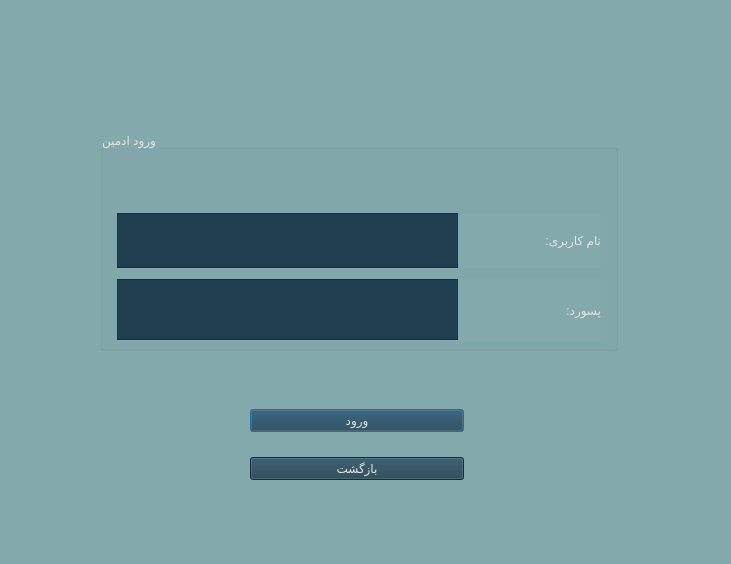
<?xml version="1.0" encoding="UTF-8"?>
<ui version="4.0">
 <class>Loginadmin</class>
 <widget class="QDialog" name="Loginadmin">
  <property name="geometry">
   <rect>
    <x>0</x>
    <y>0</y>
    <width>731</width>
    <height>564</height>
   </rect>
  </property>
  <property name="windowTitle">
   <string>Dialog</string>
  </property>
  <property name="styleSheet">
   <string notr="true">background-color: rgb(132, 169, 172);</string>
  </property>
  <widget class="QGroupBox" name="groupBox">
   <property name="geometry">
    <rect>
     <x>100</x>
     <y>130</y>
     <width>518</width>
     <height>221</height>
    </rect>
   </property>
   <property name="styleSheet">
    <string notr="true">color: rgb(228, 227, 227);
font: 14pt &quot;Lalezar&quot;;</string>
   </property>
   <property name="title">
    <string>ورود ادمین</string>
   </property>
   <widget class="QLabel" name="label">
    <property name="geometry">
     <rect>
      <x>340</x>
      <y>83</y>
      <width>161</width>
      <height>55</height>
     </rect>
    </property>
    <property name="styleSheet">
     <string notr="true">
font: 14pt &quot;Lalezar&quot;;</string>
    </property>
    <property name="text">
     <string>نام کاربری:</string>
    </property>
   </widget>
   <widget class="QTextEdit" name="textEdit">
    <property name="geometry">
     <rect>
      <x>17</x>
      <y>83</y>
      <width>341</width>
      <height>55</height>
     </rect>
    </property>
    <property name="styleSheet">
     <string notr="true">background-color: rgb(32, 64, 81);
color: rgb(228, 227, 227);
font: 12pt &quot;Lalezar&quot;;</string>
    </property>
   </widget>
   <widget class="QLabel" name="label_2">
    <property name="geometry">
     <rect>
      <x>337</x>
      <y>149</y>
      <width>164</width>
      <height>63</height>
     </rect>
    </property>
    <property name="styleSheet">
     <string notr="true">
font: 14pt &quot;Lalezar&quot;;</string>
    </property>
    <property name="text">
     <string>پسورد:</string>
    </property>
   </widget>
   <widget class="QTextEdit" name="textEdit_2">
    <property name="geometry">
     <rect>
      <x>17</x>
      <y>149</y>
      <width>341</width>
      <height>61</height>
     </rect>
    </property>
    <property name="styleSheet">
     <string notr="true">background-color: rgb(32, 64, 81);
color: rgb(228, 227, 227);
font: 12pt &quot;Lalezar&quot;;</string>
    </property>
   </widget>
  </widget>
  <widget class="QLabel" name="label_3">
   <property name="geometry">
    <rect>
     <x>370</x>
     <y>40</y>
     <width>148</width>
     <height>45</height>
    </rect>
   </property>
   <property name="styleSheet">
    <string notr="true">font: 20pt &quot;MS Shell Dlg 2&quot;;
color: rgb(105, 166, 161);</string>
   </property>
   <property name="text">
    <string/>
   </property>
   <property name="alignment">
    <set>Qt::AlignCenter</set>
   </property>
  </widget>
  <widget class="QWidget" name="layoutWidget">
   <property name="geometry">
    <rect>
     <x>250</x>
     <y>390</y>
     <width>214</width>
     <height>109</height>
    </rect>
   </property>
   <layout class="QVBoxLayout" name="verticalLayout">
    <item>
     <widget class="QPushButton" name="pushButton">
      <property name="styleSheet">
       <string notr="true">background-color: rgb(32, 64, 81);
color: rgb(228, 227, 227);
font: 12pt &quot;Lalezar&quot;;</string>
      </property>
      <property name="text">
       <string>ورود</string>
      </property>
     </widget>
    </item>
    <item>
     <widget class="QPushButton" name="pushButton_2">
      <property name="styleSheet">
       <string notr="true">background-color: rgb(32, 64, 81);
color: rgb(228, 227, 227);
font: 12pt &quot;Lalezar&quot;;</string>
      </property>
      <property name="text">
       <string>بازگشت</string>
      </property>
     </widget>
    </item>
   </layout>
  </widget>
 </widget>
 <resources/>
 <connections/>
</ui>
